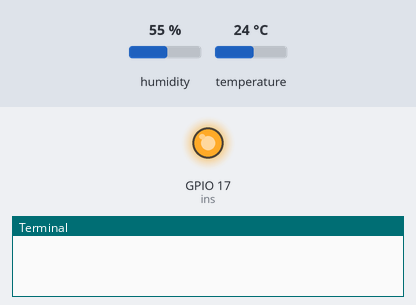
This program was run on a simulated Raspberry Pi (BCM pin numbers). Parts: output pins drawn as LEDs (lit = HIGH), the last lines printed to the terminal. The inputs (shaded band) are chosen by the test bench; at power-on: humidity 55 %, temperature 24 °C. The clock reads 2024-03-15 10:24:30 at power-on unless the program sets it; the desktop window is not drawn, its controls go by their first labels and the mouse button is held 0.15 s; library files of the repository ran but are not shown: dht11.py.

Above: at 0.09 s.
At 1.3 s:
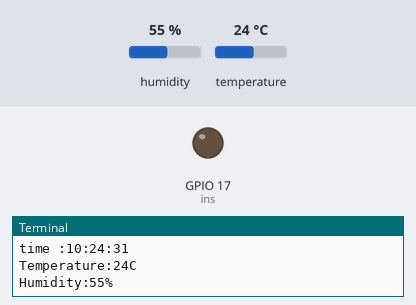
1.4 s: humidity set to 22 %
2.9 s: temperature set to 12 °C
4.4 s: humidity set to 40 %
Timing chart, 0 to 7.4 s (numbered marks = the images above; inputs shaded):
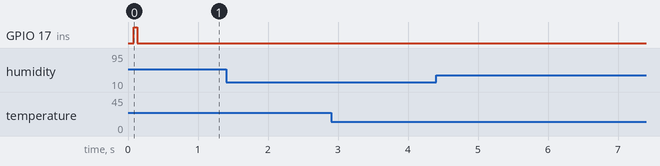

The program:

dht_tk.py
```python
import RPi.GPIO as GPIO
import dht11
import time
import datetime
import tkinter as tk

class App:
    def __init__(self, master=None):
        self.master = master
        self.frame = tk.Frame(master)
        self.frame.pack()
        self.n = datetime.datetime.now().strftime('%H:%M:%S')
        self.l1 = tk.Label(text='time :{}'.format(self.n), font=('Arial','24'))
        self.t = 0
        self.l2 = tk.Label(text='Temperature:{}C'.format(self.t), font=('Arial','24'))
        self.h = 0
        self.l3 = tk.Label(text='Humidity:{}%'.format(self.h), font=('Arial','24'))
        self.l1.pack()
        self.l2.pack()
        self.l3.pack()


    GPIO.setwarnings(False)
    GPIO.setmode(GPIO.BCM)
    GPIO.cleanup()

    def ct(self):
        ins = dht11.DHT11(pin=17)
        result = ins.read()
        if result.is_valid():
           self.t = result.temperature
           self.h = result.humidity
        self.n = datetime.datetime.now().strftime('%H:%M:%S')
        self.l1.configure(text='time :{}'.format(self.n))
        self.l2.configure(text='Temperature:{}C'.format(self.t))
        self.l3.configure(text='Humidity:{}%'.format(self.h))

        print('time :{}'.format(self.n))
        print('Temperature:{}C'.format(self.t))
        print('Humidity:{}%'.format(self.h))

    def show(self):
        self.ct()
        self.master.after(1000, self.show)


if __name__ == '__main__':
    root = tk.Tk()
    root.title('DHT tkinter')
    root.geometry('400x300')
    app = App(root)
    app.show()
    root.mainloop()
```
